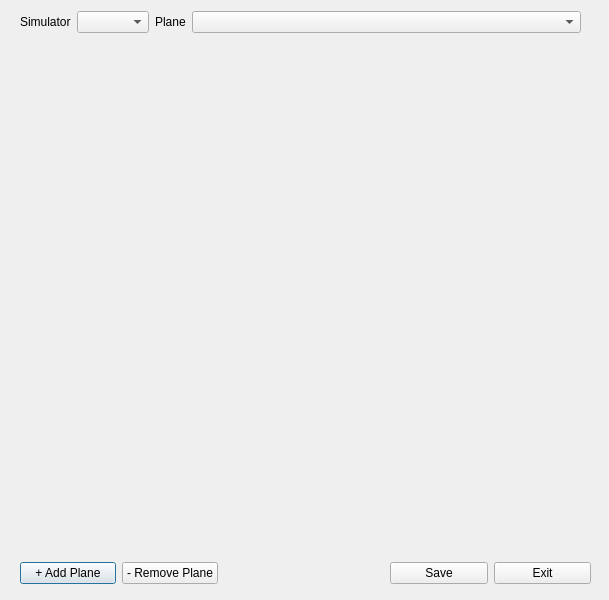
<?xml version="1.0" encoding="UTF-8"?>
<ui version="4.0">
 <class>planesSettings</class>
 <widget class="QDialog" name="planesSettings">
  <property name="windowModality">
   <enum>Qt::NonModal</enum>
  </property>
  <property name="geometry">
   <rect>
    <x>0</x>
    <y>0</y>
    <width>609</width>
    <height>600</height>
   </rect>
  </property>
  <property name="sizePolicy">
   <sizepolicy hsizetype="Fixed" vsizetype="Fixed">
    <horstretch>0</horstretch>
    <verstretch>0</verstretch>
   </sizepolicy>
  </property>
  <property name="windowTitle">
   <string>MainWindow</string>
  </property>
  <widget class="QFrame" name="settingsFrame">
   <property name="geometry">
    <rect>
     <x>20</x>
     <y>40</y>
     <width>561</width>
     <height>511</height>
    </rect>
   </property>
   <layout class="QVBoxLayout" name="settingsLayout">
    <property name="spacing">
     <number>0</number>
    </property>
    <property name="leftMargin">
     <number>0</number>
    </property>
    <property name="topMargin">
     <number>0</number>
    </property>
    <property name="rightMargin">
     <number>0</number>
    </property>
    <property name="bottomMargin">
     <number>0</number>
    </property>
   </layout>
  </widget>
  <widget class="QWidget" name="layoutWidget">
   <property name="geometry">
    <rect>
     <x>20</x>
     <y>560</y>
     <width>198</width>
     <height>27</height>
    </rect>
   </property>
   <layout class="QHBoxLayout" name="horizontalLayout_3">
    <item>
     <widget class="QPushButton" name="addPlane">
      <property name="text">
       <string>+ Add Plane</string>
      </property>
     </widget>
    </item>
    <item>
     <widget class="QPushButton" name="removePlane">
      <property name="text">
       <string>- Remove Plane</string>
      </property>
     </widget>
    </item>
   </layout>
  </widget>
  <widget class="QWidget" name="layoutWidget">
   <property name="geometry">
    <rect>
     <x>20</x>
     <y>10</y>
     <width>561</width>
     <height>24</height>
    </rect>
   </property>
   <layout class="QHBoxLayout" name="horizontalLayout_2">
    <item>
     <widget class="QLabel" name="label">
      <property name="sizePolicy">
       <sizepolicy hsizetype="Fixed" vsizetype="Preferred">
        <horstretch>0</horstretch>
        <verstretch>0</verstretch>
       </sizepolicy>
      </property>
      <property name="text">
       <string>Simulator</string>
      </property>
     </widget>
    </item>
    <item>
     <widget class="QComboBox" name="simList">
      <property name="sizePolicy">
       <sizepolicy hsizetype="Fixed" vsizetype="Fixed">
        <horstretch>0</horstretch>
        <verstretch>0</verstretch>
       </sizepolicy>
      </property>
     </widget>
    </item>
    <item>
     <widget class="QLabel" name="label_2">
      <property name="sizePolicy">
       <sizepolicy hsizetype="Fixed" vsizetype="Preferred">
        <horstretch>0</horstretch>
        <verstretch>0</verstretch>
       </sizepolicy>
      </property>
      <property name="text">
       <string>Plane</string>
      </property>
     </widget>
    </item>
    <item>
     <widget class="QComboBox" name="planesList">
      <property name="sizePolicy">
       <sizepolicy hsizetype="Expanding" vsizetype="Fixed">
        <horstretch>0</horstretch>
        <verstretch>0</verstretch>
       </sizepolicy>
      </property>
     </widget>
    </item>
   </layout>
  </widget>
  <widget class="QWidget" name="layoutWidget">
   <property name="geometry">
    <rect>
     <x>390</x>
     <y>560</y>
     <width>201</width>
     <height>27</height>
    </rect>
   </property>
   <layout class="QHBoxLayout" name="horizontalLayout">
    <item>
     <widget class="QPushButton" name="saveBtn">
      <property name="text">
       <string>Save</string>
      </property>
     </widget>
    </item>
    <item>
     <widget class="QPushButton" name="exit">
      <property name="text">
       <string>Exit</string>
      </property>
     </widget>
    </item>
   </layout>
  </widget>
 </widget>
 <resources/>
 <connections/>
</ui>
